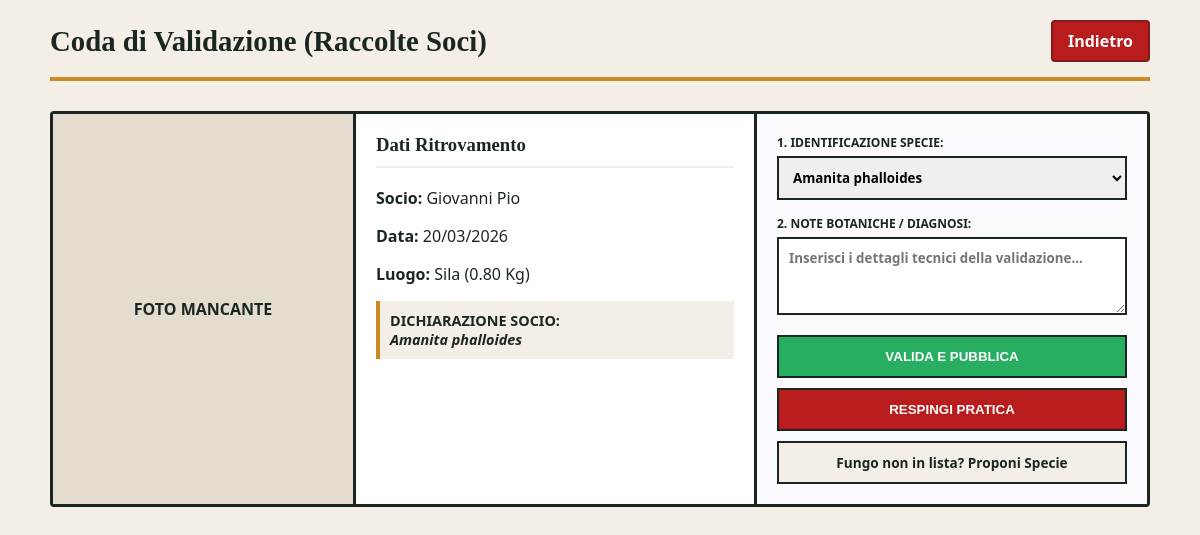
The app's page /associazione_micologica/certifica_soci.php (signed in) with its own data.
### tables this page shows
CREATE TABLE RACCOLTA (
    Id_Raccolta INT AUTO_INCREMENT PRIMARY KEY,
    Data_Raccolta DATE NOT NULL,
    Luogo VARCHAR(100) NOT NULL,
    Quantita_Peso DECIMAL(5,2) NOT NULL,
    URL_Foto VARCHAR(255) NOT NULL,
    Stato_Lavorazione ENUM('In attesa', 'Inoltrata all Admin', 'Certificata', 'Bocciata') DEFAULT 'In attesa',
    Id_User_Socio INT NOT NULL,
    Id_Specie_Presunta INT NOT NULL,
    FOREIGN KEY (Id_User_Socio) REFERENCES UTENTE(Id_User) ON DELETE CASCADE,
    FOREIGN KEY (Id_Specie_Presunta) REFERENCES SPECIE_FUNGINA(Id_Specie) ON DELETE RESTRICT
);

CREATE TABLE UTENTE (
    Id_User INT AUTO_INCREMENT PRIMARY KEY,
    Nome VARCHAR(50) NOT NULL,
    Cognome VARCHAR(50) NOT NULL,
    Email VARCHAR(100) NOT NULL UNIQUE,
    Password VARCHAR(255) NOT NULL,
    Ruolo ENUM('Utente Esterno', 'Utente Premium', 'Socio Cercatore', 'Micologo Esperto', 'Amministratore') DEFAULT 'Utente Esterno'
);

CREATE TABLE SPECIE_FUNGINA (
    Id_Specie INT AUTO_INCREMENT PRIMARY KEY,
    Nome_Scientifico VARCHAR(100) NOT NULL,
    Nome_Volgare VARCHAR(100) NOT NULL,
    Categoria ENUM('Commestibile', 'Velenosa', 'Medicinale', 'Ornamentale') NOT NULL,
    Descrizione TEXT,
    Stato_Approvazione ENUM('In attesa', 'Approvata', 'Rifiutata') DEFAULT 'In attesa'
);

### associazione_micologica/certifica_soci.php (the view, shortened to what this page needs)
<?php
require_once 'config/database.php';
$query_attesa = "
    SELECT r.Id_Raccolta, r.Data_Raccolta, r.Luogo, r.Quantita_Peso, r.URL_Foto, r.Id_Specie_Presunta,
           u.Nome, u.Cognome, s.Nome_Scientifico AS Specie_Presunta
    FROM RACCOLTA r
    JOIN UTENTE u ON r.Id_User_Socio = u.Id_User
    JOIN SPECIE_FUNGINA s ON r.Id_Specie_Presunta = s.Id_Specie
    WHERE r.Stato_Lavorazione = 'In attesa'
    ORDER BY r.Data_Raccolta ASC
";
$result_attesa = $conn->query($query_attesa);
$query_specie = "SELECT Id_Specie, Nome_Scientifico FROM SPECIE_FUNGINA WHERE Stato_Approvazione = 'Approvata' ORDER BY Nome_Scientifico ASC";
$result_specie = $conn->query($query_specie);
$lista_specie = [];
while($row = $result_specie->fetch_assoc()) {
    $lista_specie[] = $row;
}
?>
<!DOCTYPE html>
<html lang="it">
<head>
</head>
<body>
    <div class="container">
        <div class="header">
            <h2>Coda di Validazione (Raccolte Soci)</h2>
            <a href="index.php" class="btn-back">Indietro</a>
        </div>
        <?php if ($result_attesa->num_rows > 0): ?>
            <?php while($row = $result_attesa->fetch_assoc()): ?>
                <div class="valuta-card">
                    <div class="valuta-img">
                        <?php if(!empty($row['URL_Foto']) && file_exists($row['URL_Foto'])): ?>
                            <img src="<?php echo htmlspecialchars($row['URL_Foto']); ?>" alt="Foto Raccolta">
                        <?php else: ?>
                            <span style="font-weight: bold;">FOTO MANCANTE</span>
                        <?php endif; ?>
                    </div>
                    <div class="valuta-info">
                        <h3>Dati Ritrovamento</h3>
                        <p><b>Socio:</b> <?php echo htmlspecialchars($row['Nome'] . " " . $row['Cognome']); ?></p>
                        <p><b>Data:</b> <?php echo date('d/m/Y', strtotime($row['Data_Raccolta'])); ?></p>
                        <p><b>Luogo:</b> <?php echo htmlspecialchars($row['Luogo']); ?> (<?php echo $row['Quantita_Peso']; ?> Kg)</p>
                        <div class="info-tag">
                            DICHIARAZIONE SOCIO:<br>
                            <i><?php echo htmlspecialchars($row['Specie_Presunta']); ?></i>
                        </div>
                    </div>
                    <div class="valuta-form">
                        <form method="POST" action="certifica_soci.php">
                            <div class="form-group">
                                <label>1. Identificazione Specie:</label>
                                <select name="id_specie_reale" required>
                                    <?php foreach($lista_specie as $specie): ?>
                                        <option value="<?php echo $specie['Id_Specie']; ?>" <?php echo ($specie['Id_Specie'] == $row['Id_Specie_Presunta']) ? 'selected' : ''; ?>>
                                            <?php echo htmlspecialchars($specie['Nome_Scientifico']); ?>
                                        </option>
                                    <?php endforeach; ?>
                                </select>
                            </div>
                            <div class="form-group">
                                <label>2. Note Botaniche / Diagnosi:</label>
                                <textarea name="motivazione" id="mot_<?php echo $row['Id_Raccolta']; ?>" rows="3" placeholder="Inserisci i dettagli tecnici della validazione..."></textarea>
                            </div>
                            <button type="submit" class="btn btn-certifica" onclick="return impostaAzione(<?php echo $row['Id_Raccolta']; ?>, 'Certifica')">Valida e Pubblica</button>
                            <button type="submit" class="btn btn-boccia" onclick="return impostaAzione(<?php echo $row['Id_Raccolta']; ?>, 'Boccia')">Respingi Pratica</button>
                            <a href="proponi_specie.php" class="btn-inoltra">Fungo non in lista? Proponi Specie</a>
                            </div>
                    </div>
                </div>
            <?php endwhile; ?>
        <?php endif; ?>
</body>
</html>

### associazione_micologica/certifica_soci.php (style rules this page uses)
body { font-family: 'Segoe UI', Tahoma, Geneva, Verdana, sans-serif; background-color: #f4efe6; margin: 0; padding: 20px; color: #1a2721; }
.container { max-width: 1100px; margin: 0 auto; }
.header { display: flex; justify-content: space-between; align-items: center; border-bottom: 4px solid #cb8b22; padding-bottom: 15px; margin-bottom: 30px; }
.header h2 { font-family: 'Georgia', serif; color: #1a2721; margin: 0; font-size: 1.8em; }
.btn-back { background-color: #b91c1c; color: white; padding: 8px 15px; text-decoration: none; border-radius: 4px; border: 2px solid #7f1d1d; font-weight: bold; transition: 0.2s; }
.valuta-card { background: white; border: 3px solid #1a2721; border-radius: 4px; margin-bottom: 30px; display: flex; overflow: hidden; transition: 0.2s; }
.valuta-img { width: 300px; background-color: #e3dccf; display: flex; align-items: center; justify-content: center; border-right: 3px solid #1a2721; flex-shrink: 0; }
.valuta-info { padding: 20px; flex-grow: 1; border-right: 3px solid #1a2721; background-color: #ffffff; }
.valuta-info h3 { font-family: 'Georgia', serif; margin-top: 0; color: #1a2721; border-bottom: 2px solid #f4efe6; padding-bottom: 10px; }
.info-tag { background-color: #f4efe6; padding: 10px; border-left: 4px solid #cb8b22; margin-top: 15px; font-weight: bold; font-size: 0.9em; }
.valuta-form { padding: 20px; width: 350px; background-color: #fbfaff; flex-shrink: 0; }
.form-group { margin-bottom: 15px; }
label { font-weight: 900; display: block; margin-bottom: 5px; color: #1a2721; text-transform: uppercase; font-size: 0.75em; }
select, textarea { width: 100%; padding: 10px; border: 2px solid #1a2721; border-radius: 0; box-sizing: border-box; font-weight: bold; font-family: inherit; }
.btn { padding: 12px; border: 2px solid #1a2721; color: white; font-weight: 900; text-transform: uppercase; cursor: pointer; width: 100%; margin-bottom: 10px; transition: 0.2s; }
.btn-certifica { background-color: #27ae60; }
.btn-boccia { background-color: #b91c1c; }
.btn-inoltra { background-color: #f4efe6; color: #1a2721; text-decoration: none; display: block; text-align: center; font-size: 0.85em; padding: 10px; border: 2px solid #1a2721; font-weight: bold; box-sizing: border-box; transition: 0.2s; }

### records on screen
raccolta: shows "FOTO MANCANTE", Id_User_Socio.Cognome "Giovanni Pio", Data_Raccolta "20/03/2026", Luogo "Sila", Quantita_Peso "0.80", Id_Specie_Presunta.Nome_Scientifico "Amanita phalloides", id_specie_reale "Amanita phalloides", motivazione "Inserisci i dettagli tecnici della validazione..."
